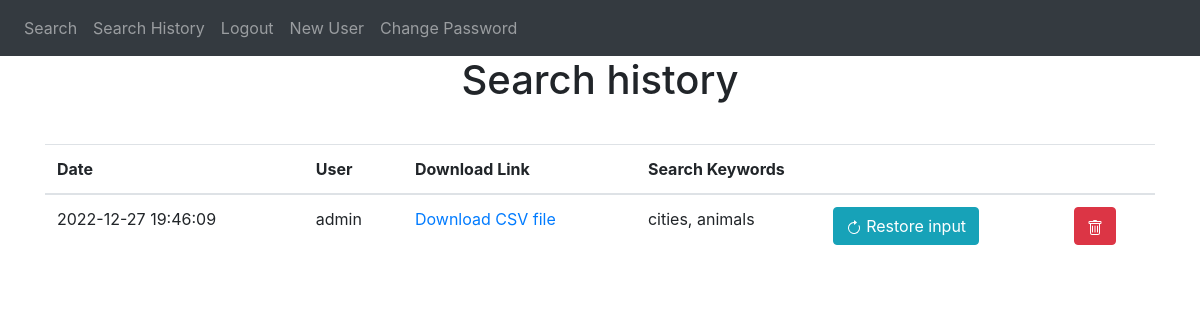
The app's page /history (signed in), older data.
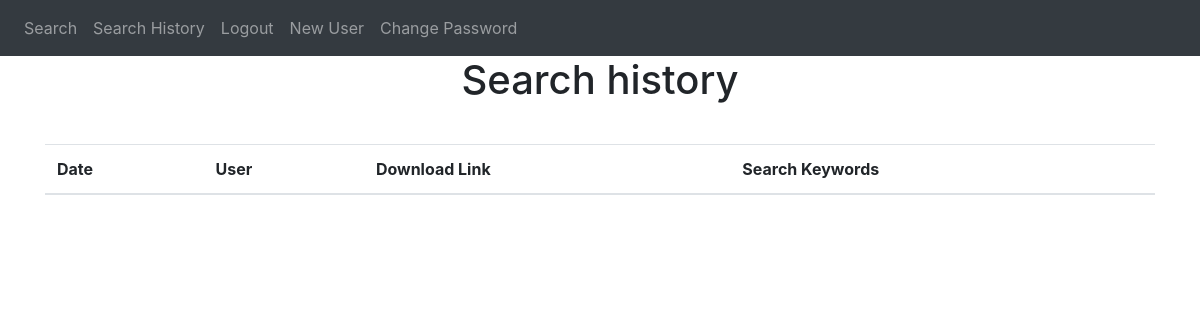
The same page, newer data.
### sd_app/models.py (models this page shows)
class Search(db.Model):
    id = db.Column(db.Integer, primary_key=True)
    date = db.Column(db.DateTime(timezone=True), default=func.now())
    user = db.Column(db.String(150))
    keywords = db.Column(db.String(150))
    csv_path = db.Column(db.String(150))

### sd_app/views.py (the view)
@views.route('/history', methods=['GET'])
@login_required
def history():
    return render_template("history.html",
    user=current_user,
    searches=Search.query.order_by(Search.date.desc()).all(),
    json_load=json.loads,
    set=set)

### sd_app/__init__.py (called while the page is built)
def create_app():
    app = Flask(__name__)
    app.config['SECRET_KEY'] = 'THISISTHESECRETKEY'
    app.config['SQLALCHEMY_DATABASE_URI'] = f'sqlite:///{DB_NAME}'
    db.init_app(app)
    env = Environment(          #Jinja env
        loader=PackageLoader("sd_app"),
        autoescape=select_autoescape()
    )
    from .views import views
    from .auth import auth
    app.register_blueprint(views, url_prefix='/')
    app.register_blueprint(auth, url_prefix='/')
    from .models import User
    create_database(app)
    login_manager = LoginManager()
    login_manager.login_view = 'auth.login'
    login_manager.init_app(app)
    @login_manager.user_loader
    def load_user(id):
        return User.query.get(int(id))
    return app

### sd_app/templates/history.html (shortened to what this page needs)
{% extends "base.html" %} {% block title %}Search history{% endblock %}
{% block content %}
<h1 align="center" style="margin-bottom:1em">Search history</h1>
<table class="table" id="keyword-table">
    <thead>
        <tr>
        <th scope="col">Date</th>
        <th scope="col">User</th>
        <th scope="col">Download Link</th>
        <th scope="col" colspan="3">Search Keywords</th>
        </tr>
    </thead>
    <tbody>
        {%for search in searches %}
    <tr>
    <td>
        {{search.date.strftime('%Y-%m-%d %H:%M:%S')}}
    </td>
    <td>
        {{search.user}}
    </td>
    <td>
        {% if search.csv_path != 'In progress' %}
      <a href="{{ url_for('views.download', filename=search.csv_path) }}">Download CSV file</a>
        {% else %}
        In progress
        {% endif %}
    </td>
    <td>
        {{ ', '.join(set(json_load(search.keywords).get('keyword').values())) }}
    </td>
    <td class="column_action">
        <button type="button" class="btn btn-info" onClick="repeat_search({{ search.keywords }})">
           Restore input
        </button>
    </td>
    <td class="column_action">
        <button type="button" class="btn btn-danger" onClick="delete_row({{ search.id }}, 'history')">
        </button>
    </td>
    </tr>
        {% endfor %}
  </tbody>
</table>
{% endblock %}

### sd_app/templates/base.html (shortened to what this page needs)
<!DOCTYPE html>
<html>
  <head>
    <link
      rel="stylesheet"
      href="https://stackpath.bootstrapcdn.com/bootstrap/4.4.1/css/bootstrap.min.css"
    />
    <link rel="stylesheet" href="{{ url_for('static', filename='base.css') }}">
  </head>
  <body>
    <nav class="navbar navbar-expand-lg navbar-dark bg-dark">
      <div class="collapse navbar-collapse" id="navbar">
        <div class="navbar-nav">
          {% if user.is_authenticated %}
          <a class="nav-item nav-link" id="search" href="/search">Search</a>
          <a class="nav-item nav-link" id="history" href="/history">Search History</a>
          <a class="nav-item nav-link" id="logout" href="/logout">Logout</a>
          <a class="nav-item nav-link" id="logout" href="/sign-up">New User</a>
          <a class="nav-item nav-link" id="settings" href="/change_password">Change Password</a>
          {% endif %}
        </div>
      </div>
    </nav>
    <div class="container">{% block content %}
    {% endblock %}
    </div>
  </body>
</html>

Row changes from the older to the newer data that the page shows:
removed Search: date "2022-12-27 19:46:09", user "admin", keywords "cities, animals"
